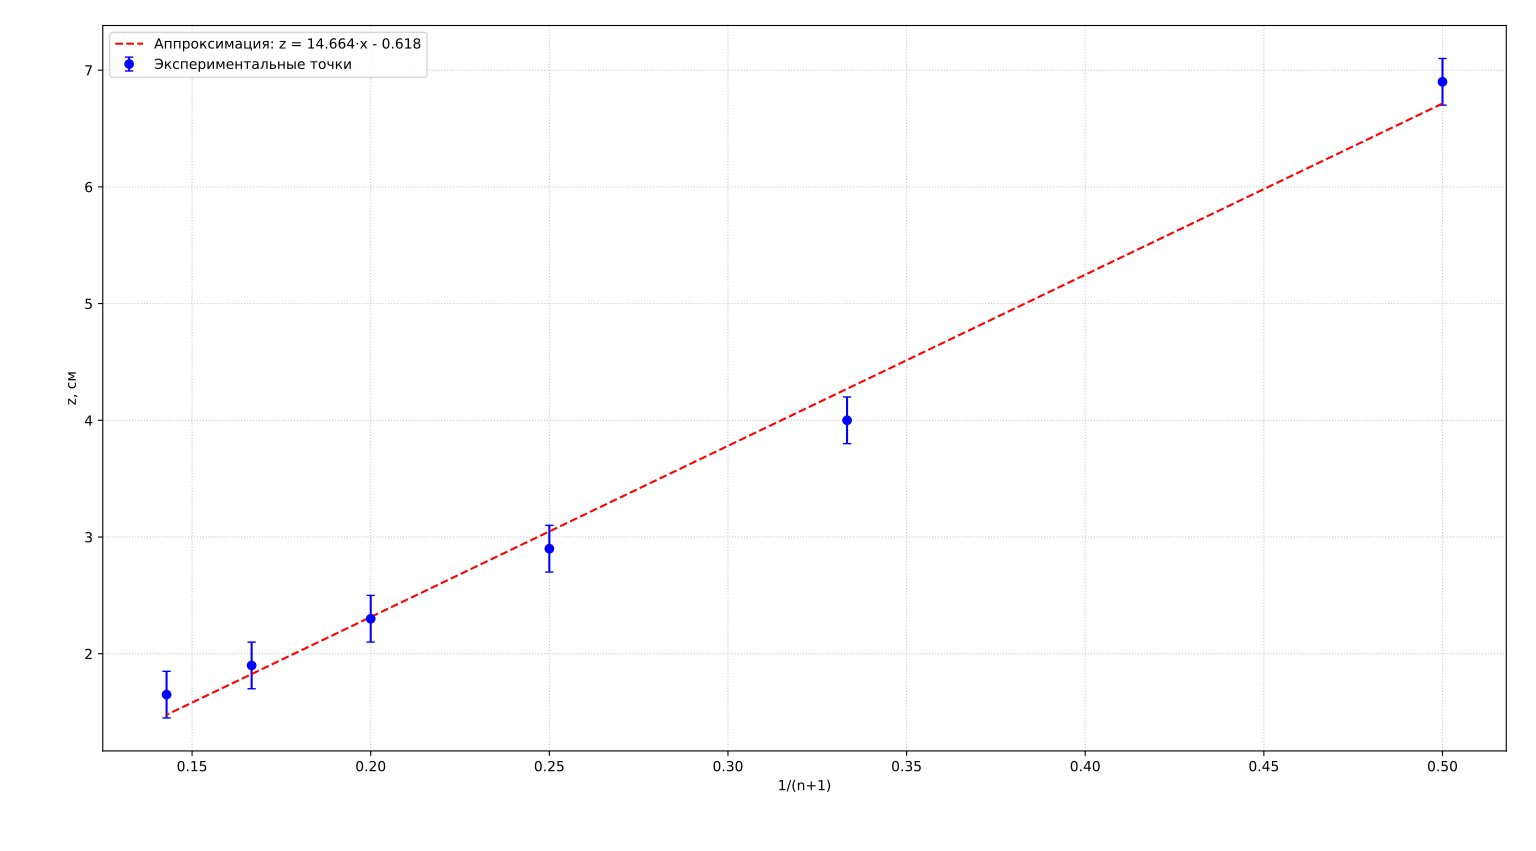

This figure's Python source:
import numpy as np
import matplotlib.pyplot as plt

# Исходные данные: (n+1) и z (см)
n1 = np.array([2, 3, 4, 5, 6, 7])
z = np.array([6.9, 4.0, 2.9, 2.3, 1.9, 1.65])

# Погрешность по z (постоянная, ±0.1 см)
z_err = 0.2

# Преобразование: x = 1/(n+1)
x = 1 / n1

# Линейная аппроксимация (полином 1-й степени)
coeffs = np.polyfit(x, z, 1)
k, b = coeffs
z_fit = k * x + b

# Расчёт коэффициента детерминации R^2
ss_res = np.sum((z - z_fit)**2)
ss_tot = np.sum((z - np.mean(z))**2)
r2 = 1 - ss_res / ss_tot

# Построение графика
plt.figure(figsize=(8, 5))

# Отображаем точки с погрешностями (error bars)
plt.errorbar(x, z, yerr=z_err, fmt='o', color='blue', capsize=3,
             label='Экспериментальные точки')

# Линия аппроксимации
plt.plot(x, z_fit, color='red', linestyle='--', 
         label=f'Аппроксимация: z = {k:.3f}·x - {-b:.3f}')

plt.xlabel('1/(n+1)')
plt.ylabel('z, см')
plt.grid(True, linestyle=':', alpha=0.7)
plt.legend()
plt.tight_layout()
plt.show()

print(f"Уравнение прямой: z = {k:.4f} * (1/(n+1)) + {b:.4f}")
print(f"Коэффициент детерминации R^2 = {r2:.4f}")
